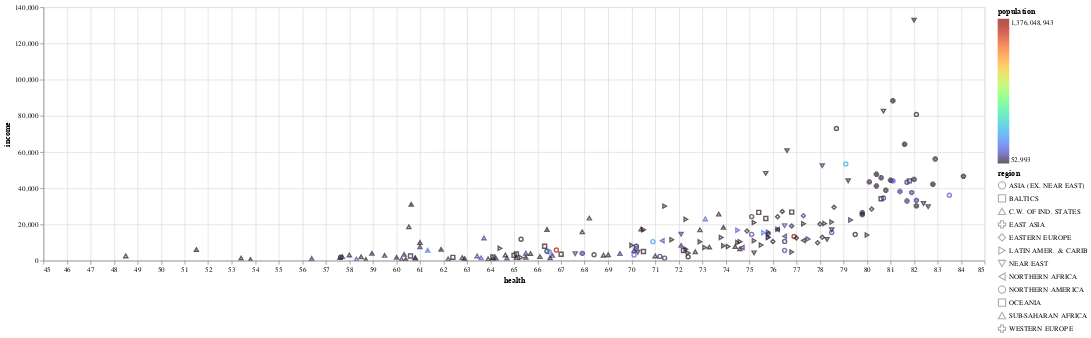

The notebook cell this image was saved under:
### Code cell
# 2.3 - Scatter Plot 4 Attributes - Region as Colour, population as Colour
alt.Chart(health_data).mark_point().encode(
    alt.X('health', scale=alt.Scale(zero=False)),
    alt.Y('income', scale=alt.Scale(zero=False, padding=1)),
    color=alt.Color('population', scale=alt.Scale(scheme='turbo')),
    # size=alt.Size('population', scale=alt.Scale(range=[10, 1000])),
    # shape=alt.value('population:Q', bin=True),
    shape='region',
    tooltip=['country', 'region', 'health', 'income', 'population']
).interactive().properties(width=1300,height=350)

### Figure 1 — Vega-Lite specification as saved in the notebook (floating-point values rounded to 4 significant figures; data arrays with more than 128 entries replaced by an {"elided": "..."} marker saying what was removed)
{"config": {"view": {"continuousWidth": 400, "continuousHeight": 300}}, "data": {"name": "data-c9fec259f3fed63dc0a1c0a51ca8a66f"}, "mark": "point", "encoding": {"color": {"type": "quantitative", "field": "population", "scale": {"scheme": "turbo"}}, "shape": {"type": "nominal", "field": "region"}, "tooltip": [{"type": "nominal", "field": "country"}, {"type": "nominal", "field": "region"}, {"type": "quantitative", "field": "health"}, {"type": "quantitative", "field": "income"}, {"type": "quantitative", "field": "population"}], "x": {"type": "quantitative", "field": "health", "scale": {"zero": false}}, "y": {"type": "quantitative", "field": "income", "scale": {"padding": 1, "zero": false}}}, "height": 350, "selection": {"selector031": {"type": "interval", "bind": "scales", "encodings": ["x", "y"]}}, "width": 1300, "$schema": "https://vega.github.io/schema/vega-lite/v4.8.1.json", "datasets": {"data-c9fec259f3fed63dc0a1c0a51ca8a66f": {"elided": "187 records"}}}
